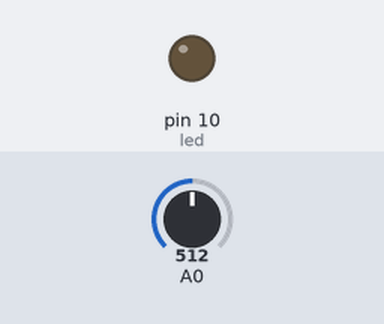
A sketch run on a simulated Arduino Uno, built with avr-gcc and run on an emulated ATmega328P. Shown: output pins drawn as LEDs (lit = HIGH). Inputs (shaded band) come from the test bench; at power-on: A0 = 512. What the sketch prints to the serial monitor is not drawn.

Above: at 0.1 s.
At 2.1 s:
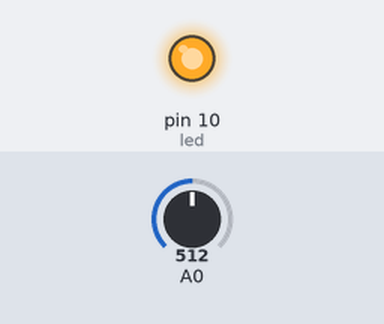
Timing chart, 0 to 3.6 s (numbered marks = the images above):
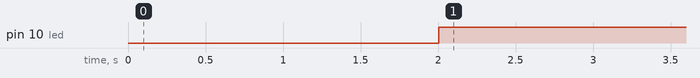

The sketch:

ldr_with_lcd_display.ino
```cpp
#include<LiquidCrystal.h>
LiquidCrystal lcd(2,3,4,5,6,7);
int ldr=A0;
int led=10;
void setup() {
  pinMode(led,OUTPUT);
  Serial.begin(9600);
}

void loop() {
  int value=analogRead(A0);
  Serial.print("ldr value:");
  Serial.println(value);
  delay(500);
  lcd.setCursor(0,0);
  lcd.print("ldr value:");
  delay(1000);
  lcd.setCursor(11,1);
  lcd.print(value);
  delay(500);
  lcd.clear();
  if(value>400)
  {
    digitalWrite(led,HIGH);
    delay(1000);
  }
  else
  {
    digitalWrite(led,LOW);
  }
}
```

Measured:
- by itself, pin 10 (led): LOW → HIGH at 2.0 s
